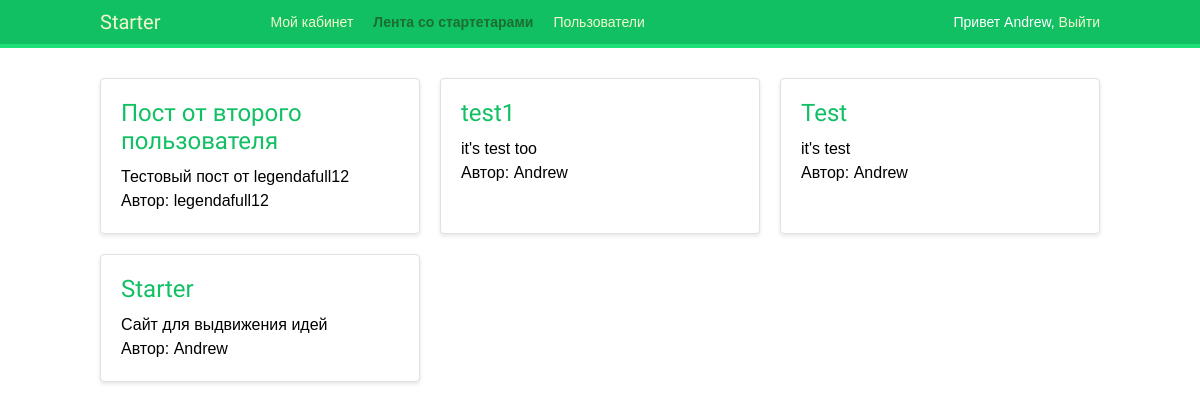
The app's page /account/ (signed in) with its own data.
### webprog/models.py (models this page shows, shortened)
class Post(models.Model):
    title = models.CharField(max_length=250)
    slug = models.SlugField(max_length=250,
                            unique_for_date='created')
    author = models.ForeignKey(User,
                               on_delete=models.CASCADE,
                               related_name='blog_posts')
    topic = models.CharField(max_length=30)
    body = models.TextField()
    created = models.DateTimeField(auto_now_add=True)
    updated = models.DateTimeField(auto_now=True)
    class Meta:
        ordering = ['-created']
        indexes = [
            models.Index(fields=['-created'])
        ]
    def get_absolute_url(self):
        return reverse('webprog:post',
                       args=[self.created.year,
                             self.created.month,
                             self.created.day,
                             self.slug])

### webprog/views.py (the view)
# urls.py: path('', webprog.views.post_list, name='dashboard'),
def post_list(request):
    posts = Post.objects.all()
    return render(request, 'webprog/post/list.html', {'section':'list','posts': posts})

### webprog/templates/webprog/post/list.html (shortened to what this page needs)
{% extends "webprog/base.html" %}
{% block content %}
<div class="posts-container">
    {% for post in posts %}
    <article class="post">
        <a href="{{post.get_absolute_url}}">
            <h2>{{ post.title }}</h2></a>
        <p>{{ post.topic|urlize }}</p>
        <p>Автор: {{ post.author }}</p>
    </article>
    {% empty %}
    <p>Нет доступных постов.</p>
    {% endfor %}
</div>
{% endblock %}

### webprog/templates/webprog/base.html (shortened to what this page needs)
{% load static %}
<!DOCTYPE html>
<html>
<head>
<link href="{% static 'css/base_ITsite.css' %}" rel="stylesheet">
</head>
<body>
 <div id="header">
 <span class="logo">Starter</span>
 <ul class="menu">
  {% if request.user.is_authenticated %}
 <li {% if section == "dashboard" %}class="selected"{% endif %}>
 <a href="{% url 'webprog:dashboard' %}">Мой кабинет</a>
 </li>
  {%endif%}
 <li {% if section == "list" %}class="selected"{% endif %}>
 <a href="{% url 'webprog:post_list' %}">Лента со стартетарами</a>
 </li>
  {% if request.user.is_authenticated %}
 <li {% if section == "people" %}class="selected"{% endif %}>
 <a href="#">Пользователи</a>
 </li>
  {%endif%}
 </ul>
 <span class="user">
 {% if request.user.is_authenticated %}
 Привет {{ request.user.first_name|default:request.user.username }},
 <a href="{% url 'logout' %}">Выйти</a>
 {% else %}
 <a href="{% url 'login' %}">Войти</a>
 {% endif %}
 </span>
 </div>
 <div id="content">
 {% block content %}
 {% endblock %}
 </div>
</body>

### webprog/static/css/base_ITsite.css (style rules this page uses)
body { margin: 0; padding: 0; font-family: helvetica, sans-serif; }
p { line-height: 1.8; }
a { color: #12c064; text-decoration: none; }
h1, h2, h3, h4, h5, h6 { font-family: 'Muli', sans-serif; font-weight: normal; }
h2 { margin: 30px 0 20px; }
#header { padding: 10px 100px; font-size: 14px; background: #12c064; color: #fff; border-bottom: 4px solid #1cdf78; overflow: auto; }
#header .logo { font-family: 'Muli', sans-serif; float: left; color: #f3f7cc; font-size: 20px; margin-right: 10%; }
#header ul.menu { list-style: none; float: left; margin: 0; padding: 0; }
#header ul.menu li { float: left; padding: 4px 10px; }
#header ul.menu li.selected a, #header ul.menu li.selected a:hover { color: #1b6d32; font-weight: bold; }
#header a { color: #f3f7cc; }
#header .user { float: right; padding-top: 4px; }
#content { padding: 30px 100px; }
.posts-container { display: grid; grid-template-columns: repeat(auto-fit, minmax(300px, 1fr)); gap: 20px; }
.post { background-color: #fff; border: 1px solid #e1e1e1; border-radius: 4px; box-shadow: 0 2px 4px rgba(0, 0, 0, 0.1); padding: 20px; }
.post h2 { font-size: 1.5rem; margin: 0 0 10px; }
.post p { font-size: 1rem; margin: 0; line-height: 1.5; }
.post a { text-decoration: none; transition: color 0.3s ease; }

### records on screen
Post: title "Пост от второго пользователя", topic "Тестовый пост от legendafull12", author "legendafull12"
Post: title "test1", topic "it's test too", author "Andrew"
Post: title "Test", topic "it's test", author "Andrew"
Post: title "Starter", topic "Сайт для выдвижения идей", author "Andrew"

### other values on screen
{{ request.user.first_name|default:request.user.username }} "Andrew"
